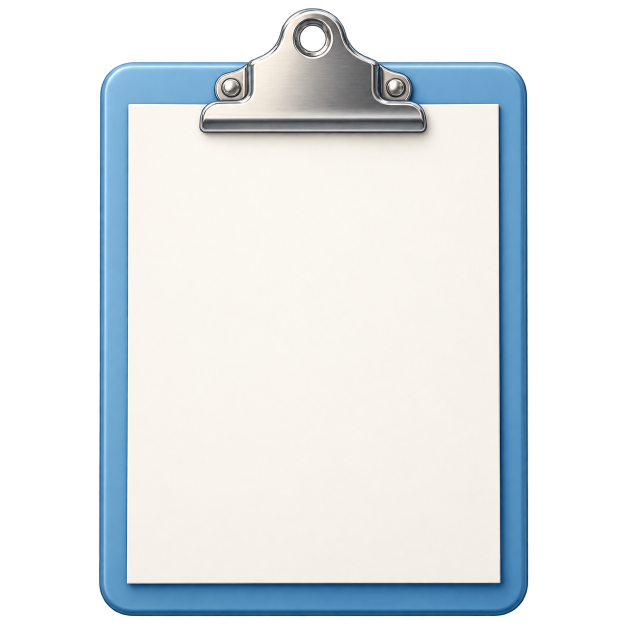
#> input picture art/bedside/masters/bedside-clipboard.png, 1254 x 1254 px, given in place of cardiosim-icon.webp, which was not available (shown at 1/2 size)
$ python export-app-icons.py
#> lines starting #> are read from the running program, lines starting #| are printed output that depends on the picture
"""Package the supplied square icon for browser tabs and home screens (Pillow)."""
import argparse
from pathlib import Path
from shutil import copyfile
from PIL import Image

ROOT = Path(__file__).resolve().parents[1]
MASTER = ROOT / 'art/branding/cardiosim-icon.webp'


def main():
    parser = argparse.ArgumentParser(description=__doc__)
    parser.add_argument('--source', type=Path, default=MASTER)
    args = parser.parse_args()
    with Image.open(args.source) as original:
#> original is the input picture: PIL image 1254x1254 RGBA; mean R, G, B, A 126.3, 132.6, 136.4, 154
        if original.width != original.height or original.width < 512:
            raise ValueError('Use a square original at least 512 pixels wide')
        icon = original.convert('RGBA')
    MASTER.parent.mkdir(parents=True, exist_ok=True)
    if args.source.resolve() != MASTER.resolve():
        copyfile(args.source, MASTER)
    output = ROOT / 'public/icons'
    output.mkdir(parents=True, exist_ok=True)
    for size, filename in [(32, 'favicon-32.png'), (180, 'apple-touch-icon.png'), (192, 'icon-192.png'), (512, 'icon-512.png')]:
        icon.resize((size, size), Image.Resampling.LANCZOS).save(output / filename, optimize=True)
#> this loop made 4 passes
#> pass 1, in main, `icon.resize((size, size), Image.Resampling.LANCZOS).save(output / file..`:
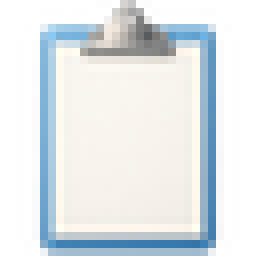
#> saved as favicon-32.png: PIL image 32x32 RGBA (shown 8 times larger); mean R, G, B, A 133.6, 140.8, 147.6, 153.9; transparent parts drawn white
#> pass 2, in main, `icon.resize((size, size), Image.Resampling.LANCZOS).save(output / file..`:
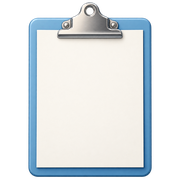
#> saved as apple-touch-icon.png: PIL image 180x180 RGBA; mean R, G, B, A 126.4, 133.2, 136.8, 154; transparent parts drawn white
    icon.resize((256, 256), Image.Resampling.LANCZOS).save(ROOT / 'public/favicon.ico', sizes=[(16, 16), (32, 32), (48, 48)])
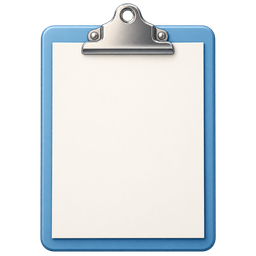
#> saved as favicon.ico: PIL image 256x256 RGBA; mean R, G, B, A 125.6, 132.3, 135.4, 154; transparent parts drawn white
    print('Exported favicon ICO/PNG, Apple touch icon and 192/512px app icons')


if __name__ == '__main__':
    main()
